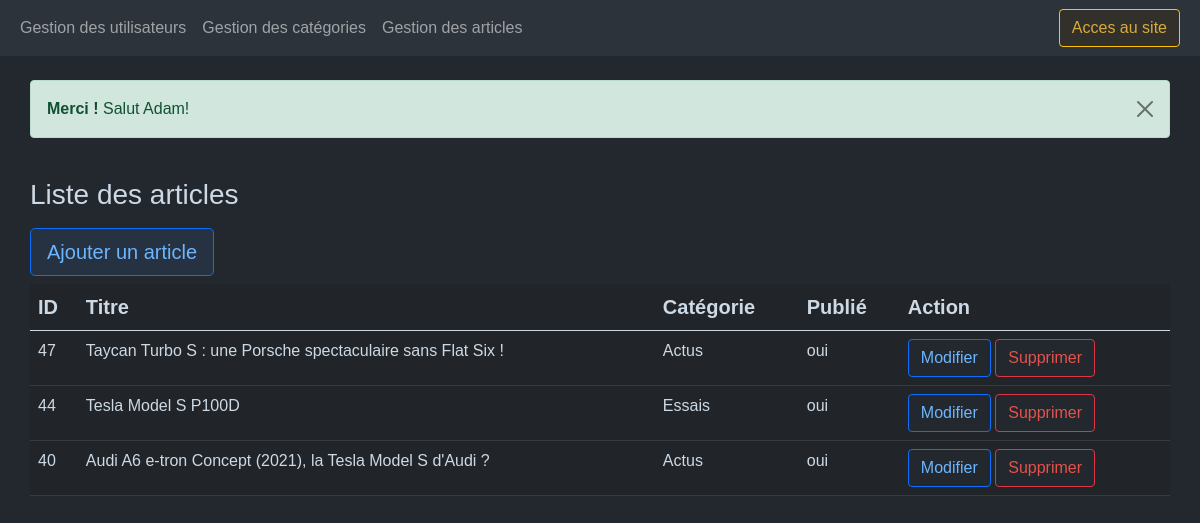
The app's page /admin/index.php?page=articles&action=list (signed in), older data.
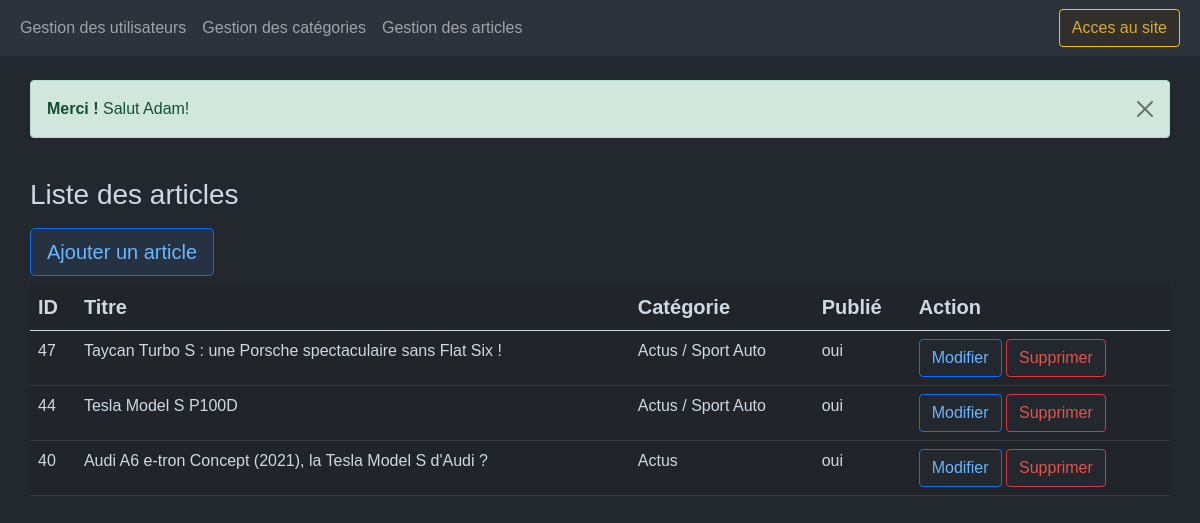
The same page, newer data.
### tables this page shows
CREATE TABLE `posts` (
  `id` int(11) NOT NULL,
  `title` varchar(256) NOT NULL,
  `date` datetime NOT NULL DEFAULT CURRENT_TIMESTAMP,
  `summary` text NOT NULL,
  `content` text NOT NULL,
  `is_published` tinyint(1) NOT NULL DEFAULT '0',
  `created_at` datetime NOT NULL DEFAULT CURRENT_TIMESTAMP,
  `img` varchar(256) NOT NULL,
  `user_id` int(11) NOT NULL
);

### admin/index.php (called while the page is built, shortened)
<?php
	if(isset($_GET['page'])){
		$page = $_GET['page'];
		switch ($page){
				case 'articles':
				require_once('controllers/postsController.php');
				break;
		}
	}
	else {
		$page = "";
		require_once('controllers/indexController.php');
	}
	require_once('layouts/admin.php');
?>

### models/Post.php (called while the page is built, shortened)
<?php
  function getAllPosts(){
    $db = $GLOBALS['db'] ;
    $query = $db->query("SELECT p.*, u.firstname, u.lastname, GROUP_CONCAT(c.name SEPARATOR ' / ') AS categories
    FROM posts p
    JOIN categories_posts cp ON p.id = cp.post_id
    JOIN categories c ON cp.category_id = c.id
    JOIN users u ON p.user_id = u.id
    GROUP BY p.id
    ORDER BY p.date DESC");
    return 	$query->fetchAll();
  }
?>

### admin/controllers/postsController.php (called while the page is built, shortened)
<?php
  require_once ('../models/Post.php');
  $action = $_GET['action'];
  if ($action == 'list') {
    $posts = getAllPosts();
  }
  else{
    header('Location: ../index.php?page=404');
    exit;
  }
?>

### admin/views/postsListView.php (the view)
<br><h3>Liste des articles</h3>
<table class="table table-dark table-hover caption-top">
	<caption><a class="btn btn-lg btn-outline-primary" href="index.php?page=articles&action=new">Ajouter un article</a></caption>
	<thead class="sticky-top">
		<tr>
			<th class="sticky-top">ID</th>
			<th class="sticky-top">Titre</th>
			<th class="sticky-top">Catégorie</th>
			<th class="sticky-top">Publié</th>
			<th class="sticky-top">Action</th>
		</tr>
	</thead>
	<tbody>
	<?php foreach($posts as $post): ?>
		<tr>
			<td><?= $post['id'];?></td>
			<td><?= $post['title'];?></td>
			<td><?= $post['categories'];?></td>
			<td>
        <?php if($post['is_published'] == 1): ?>
          <?= "oui";?>
        <?php else: ?>
          <?= "non";?>
        <?php endif; ?>
      </td>
			<td>
				<a class="btn btn-primary" href="index.php?page=articles&action=edit&id=<?=$post['id'];?>">Modifier</a>
				<a class="btn btn-danger" href="index.php?page=articles&action=delete&id=<?=$post['id'];?>">Supprimer</a>
			</td>
		</tr>
	<?php endforeach; ?>
	</tbody>
</table>

Row changes from the older to the newer data that the page shows:
computed for posts "Taycan Turbo S : une Porsche spectaculaire sans Flat Six !": categories "Actus" → "Actus / Sport Auto"
changed posts "Tesla Model S P100D": categories "Essais" → "Actus / Sport Auto"
